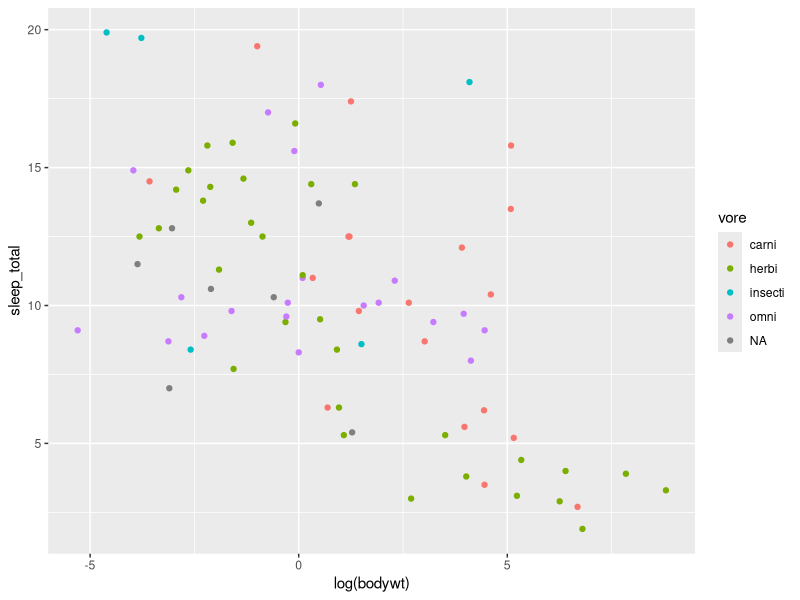

Generate this figure with R:
## ---- chunk 1




## ---- chunk 2

## ---- chunk 3

## ---- chunk 4
library(ggplot2)


sleeping_data <- msleep
sleeping_data 
## ---- chunk 5
ggplot(sleeping_data,
       aes(x = log(bodywt),
           y = sleep_total)) + 
  geom_point(sleeping_data,mapping=aes(color=vore))
## ---- chunk 6

